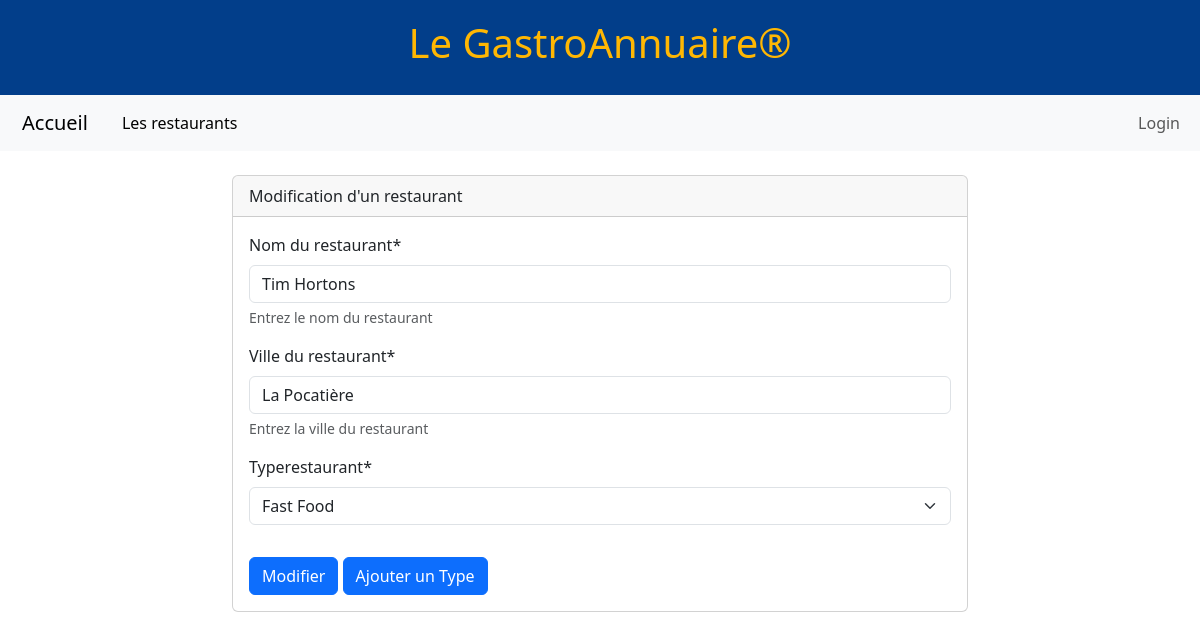
The app's page /restaurant/modifierRestaurant/1/ with its own data.
### restaurant/models.py (models this page shows, shortened)
class Restaurant(models.Model):
    noRestaurant        = models.AutoField(primary_key=True)
    nomRestaurant       = models.CharField(max_length=25)
    villeRestaurant     = models.CharField(max_length=25)
    typeRestaurant      = models.ForeignKey(TypeResto,on_delete=models.DO_NOTHING)

### restaurant/views.py (the view, shortened to what this page needs)
# urls.py: path('modifierRestaurant/<int:pk>/', modifierRestaurant.as_view(), name='modifierRestaurant'),
class modifierRestaurant(UpdateView):
    model = Restaurant
    template_name = 'modifierRestaurant.html'
    form_class = ajoutRestaurantForm
    context_object_name = 'restaurant'
    def get_context_data(self, **kwargs):
        context = super().get_context_data(**kwargs)
        context["txtBouton"] = 'Modifier'
        return context

### restaurant/forms.py
class ajoutRestaurantForm(forms.ModelForm):
    typeRestaurant = forms.ModelChoiceField(queryset=TypeResto.objects.all())
    class Meta:
        model = Restaurant
        fields = '__all__'
        exclude = ['noRestaurant']
        labels = {'nomRestaurant': 'Nom du restaurant', 'villeRestaurant': 'Ville du restaurant', 'typeRestaurant': 'Type de restaurant'}
        help_texts = {'nomRestaurant': 'Entrez le nom du restaurant', 'villeRestaurant': 'Entrez la ville du restaurant', 'typeRestaurant': 'Choisissez le type de restaurant'}
        error_messages = {'nomRestaurant': {'required': 'Ce champ est obligatoire'}}
    def __init__(self, *args, **kwargs):
        super().__init__(*args, **kwargs)
        self.helper = FormHelper()
        self.helper.form_method = 'post'
        self.helper.layout = Layout(
            Fieldset(
                'Ajouter un restaurant',
                'nomRestaurant',
                'villeRestaurant',
                'typeRestaurant',
            ),
            ButtonHolder(
                Submit('submit', 'Ajouter', css_class='btn btn-primary')
            )
        )

### restaurant/models.py (called while the page is built)
    def __str__(self):
        return self.nomType

### restaurant/templates/modifierRestaurant.html (shortened to what this page needs)
{% extends 'maitreRestaurant.html' %}
{% load crispy_forms_tags %}
{% block contenu %}
<div class="container">
    <div class="row justify-content-center">
        <div class="col-md-8">
            <div class="card">
                <div class="card-header">Modification d'un restaurant</div>
                <div class="card-body">
                    <form method="post" class="needs-validation" novalidate>
                        {{ form|crispy }}
                        <button type="submit" class="btn btn-primary mt-3">Modifier</button>
                        <button type="button" class="btn btn-primary mt-3" onclick="window.location.href='/restaurant/ajoutTypeRestaurant'">Ajouter un Type</button>
                    </form>
                </div>
            </div>
        </div>
    </div>
</div>
{% endblock %}

### TPFinal/static/css/menu.css (style rules this page uses)
body { margin: 0; padding: 0; display: flex; flex-direction: column; min-height: 100vh; overflow-x: hidden; }

### records on screen
Restaurant: nomRestaurant "Tim Hortons", villeRestaurant "La Pocatière", typeRestaurant "Fast Food"
